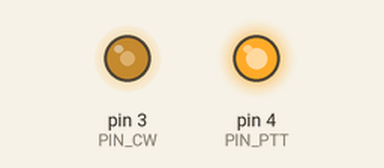
Recording of a program running on a simulated Arduino Nano, built with avr-gcc and run on an emulated ATmega328P. Shown: output pins drawn as LEDs (lit = HIGH). What the program prints to the serial monitor is not drawn.

Above: at 1.4 s.
At 7.3 s:
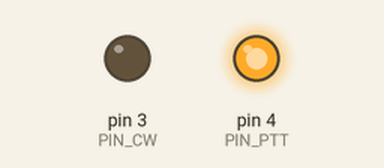
At 8.5 s:
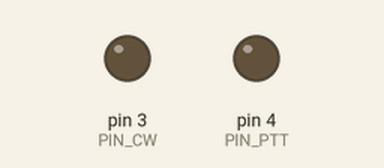
Timing chart, 0 to 10.0 s (numbered marks = the images above):
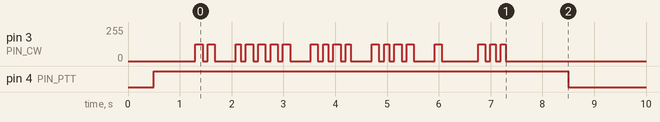

The program:

main.cpp
```cpp
#include <Arduino.h>
#include "morse.h"

const char message[] = " M1CYT D ";

// Pin we will key on
#define PIN_CW 3
#define PIN_PTT 4
#define PTT_DELAY 500

const long BEACON_DELAY = 3L * 60L * 1000L;

#define keyOn()  analogWrite(PIN_CW, 127);
#define keyOff() analogWrite(PIN_CW, 0);

#define pttOn()  digitalWrite(PIN_PTT, 1); delay(PTT_DELAY);
#define pttOff() delay(PTT_DELAY); digitalWrite(PIN_PTT, 0);

#define DEBUG

unsigned long ts = 0;

void dit() {
  keyOn();
  delayDit();
  keyOff();
  delayGap();
}

void dah() {
  keyOn();
  delayDah();
  keyOff();
  delayGap();
}

void send(char c) {
  if(c >= '0' && c <= '9') {
    c -= 48;
  } else {
    c = c - 65 + 10;
  }
  for(int i = 0; i < MORSE_CHARSZ; i++) {
    switch (morse[(c * MORSE_CHARSZ) + i]) {
    case DIT:
      dit();
      break;
    case DAH:
      dah();
      break;
    case ' ':
      delaySpc();
      return;
    default:
      return;
    }
  }
}

void beacon() {
  #ifdef DEBUG
  Serial.print("Sending \"");
  Serial.print(message);
  Serial.println("\"");
  #endif
  pttOn();

  int len = strlen(message);
  for(int i = 0; i < len; i++) {
    char c = message[i];
    send(c);
    delayChr();
  }

  pttOff();
}

void setup() {
  pinMode(PIN_CW, OUTPUT);
  pinMode(PIN_PTT, OUTPUT);

  pttOff();
  keyOff();

  // Set PWM speed
  TCCR2B = 0b00000100;
  TCCR2A = 0b00000011;

  Serial.begin(115200);
  beacon();
}

void loop() {

  if((millis() - ts) < BEACON_DELAY) {
    #ifdef DEBUG
    delay(1000);
    Serial.print(millis());
    Serial.print(" - ");
    Serial.print(ts);
    Serial.print(" = ");
    Serial.print(millis() - ts);
    Serial.print(" (");
    Serial.print(BEACON_DELAY);
    Serial.println(")");
    #endif
    return;
  }

  beacon();
  ts = millis();
}
```

morse.h
```cpp
#ifndef MORSE_H
#define MORSE_H

#include <Arduino.h>

#define MORSE_CHARSZ 6     // Size of morse chars

// Timing constants
// https://morsecode.world/international/timing.html
/* #define TDIT ((int)((60 / (50 * WPM)) * 1000)) // Time for a dit */
#define TDIT 100

#define DIT '.'
#define DAH '-'
#define NIL (char)0

// Morse code table
extern const char morse[];

void delayDit();
void delayDah();
void delayGap();
void delayChr();
void delaySpc();

#endif
```

morse.cpp
```cpp
#include "morse.h"

const char morse[] = {
  DAH, DAH, DAH, DAH, DAH, NIL, // 0
  DIT, DAH, DAH, DAH, DAH, NIL, // 1
  DIT, DIT, DAH, DAH, DAH, NIL, // 2
  DIT, DIT, DIT, DAH, DAH, NIL, // 3
  DIT, DIT, DIT, DIT, DAH, NIL, // 4
  DIT, DIT, DIT, DIT, DIT, NIL, // 5
  DAH, DIT, DIT, DIT, DIT, NIL, // 6
  DAH, DAH, DIT, DIT, DIT, NIL, // 7
  DAH, DAH, DAH, DIT, DIT, NIL, // 8
  DAH, DAH, DAH, DAH, DIT, NIL, // 9
  DIT, DAH, NIL, NIL, NIL, NIL, // A
  DAH, DIT, DIT, DIT, NIL, NIL, // B
  DAH, DIT, DAH, DIT, NIL, NIL, // C
  DAH, DIT, DIT, NIL, NIL, NIL, // D
  DIT, NIL, NIL, NIL, NIL, NIL, // E
  DIT, DIT, DAH, DIT, NIL, NIL, // F
  DAH, DAH, DIT, NIL, NIL, NIL, // G
  DIT, DIT, DIT, DIT, NIL, NIL, // H
  DIT, DIT, NIL, NIL, NIL, NIL, // I
  DIT, DAH, DAH, DAH, NIL, NIL, // J
  DAH, DIT, DAH, NIL, NIL, NIL, // K
  DIT, DAH, DIT, DIT, NIL, NIL, // L
  DAH, DAH, NIL, NIL, NIL, NIL, // M
  DAH, DIT, NIL, NIL, NIL, NIL, // N
  DAH, DAH, DAH, NIL, NIL, NIL, // O
  DIT, DAH, DAH, DIT, NIL, NIL, // P
  DAH, DAH, DIT, DAH, NIL, NIL, // Q
  DIT, DAH, DIT, NIL, NIL, NIL, // R
  DIT, DIT, DIT, NIL, NIL, NIL, // S
  DAH, NIL, NIL, NIL, NIL, NIL, // T
  DIT, DIT, DAH, NIL, NIL, NIL, // U
  DIT, DIT, DIT, DAH, NIL, NIL, // V
  DIT, DAH, DAH, NIL, NIL, NIL, // W
  DAH, DIT, DIT, DAH, NIL, NIL, // X
  DAH, DIT, DAH, DAH, NIL, NIL, // Y
  DAH, DAH, DIT, DIT, NIL, NIL, // Z
};

void delayDit() {
  delay(TDIT);
}

void delayDah() {
  delay(3 * DIT);
}

void delayGap() {
  delay(TDIT);
}

void delayChr() {
  delay(3 * TDIT);
}

void delaySpc() {
  delay(7 * TDIT);
}
```
